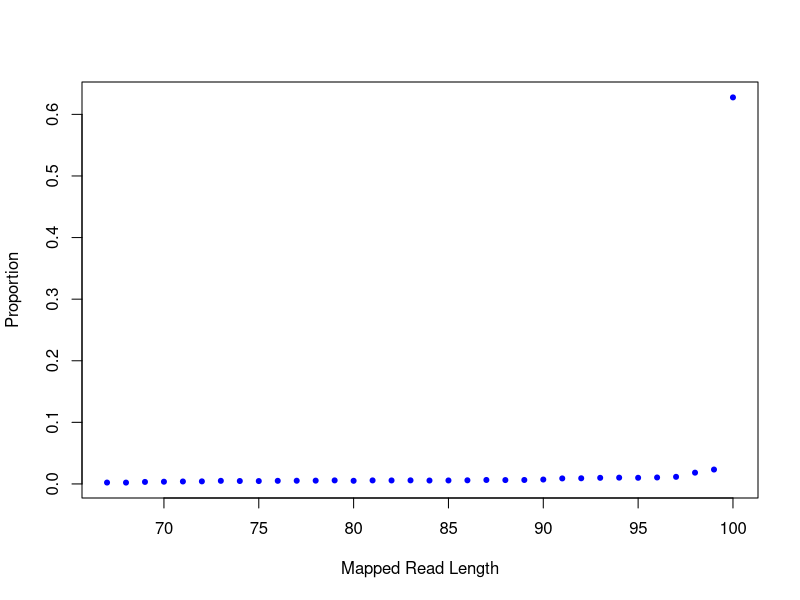

The R source for this figure:
png("/sonas-hs/bsr/hpc/data/yjin/test_BAMqc/exp/test1/figs/smp2.readlen_profile.png",width=500,height=500,units="px")
readlen_val=c(67,68,69,70,71,72,73,74,75,76,77,78,79,80,81,82,83,84,85,86,87,88,89,90,91,92,93,94,95,96,97,98,99,100)
readlen_count=c(182,177,265,292,322,337,407,384,377,408,421,433,465,412,463,458,469,448,457,476,520,507,519,576,723,741,800,824,805,847,931,1476,1885,50582)
plot(readlen_val,(readlen_count/80603),pch=20,xlab="Mapped Read Length",ylab="Proportion",col="blue")
dev.state=dev.off()
